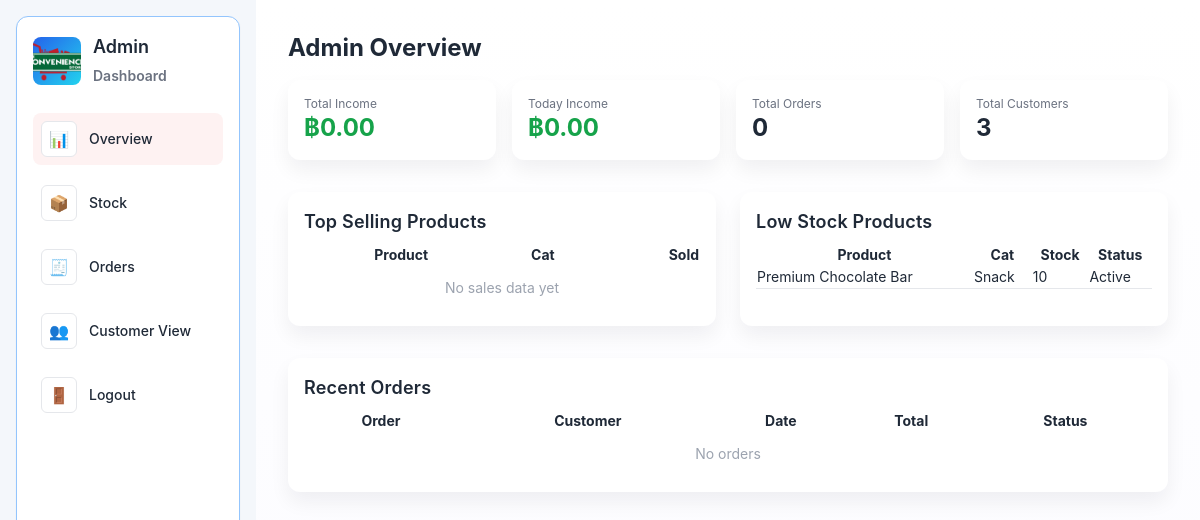
Page /database-Project-convenience-store-main/ADMIN_HOME.php (signed in) on the committed database.
### tables this page shows
CREATE TABLE `products` (
  `product_id` int(11) NOT NULL,
  `product_name` varchar(100) DEFAULT NULL,
  `category` enum('Beverage','Snack','Instant Food','Dairy Product','Frozen Food','Personal Care','Household Item','Stationery','Pet Supply','Other') NOT NULL DEFAULT 'Other',
  `price` decimal(6,2) DEFAULT NULL,
  `stock_qty` int(11) DEFAULT NULL,
  `expiry_date` date DEFAULT NULL,
  `status` enum('Active','Inactive','Out of Stock') NOT NULL DEFAULT 'Active',
  `image_path` varchar(255) DEFAULT NULL
);

### database-Project-convenience-store-main/ADMIN_HOME.php (the view, shortened to what this page needs)
<?php
require_once 'connect.php';
$totalIncome = 0;
$res = $mysqli->query("SELECT IFNULL(SUM(amount_paid),0) AS total FROM payments");
if ($res && $row = $res->fetch_assoc()) $totalIncome = (float)$row['total'];
$todayIncome = 0;
$res = $mysqli->query("SELECT IFNULL(SUM(amount_paid),0) AS total FROM payments WHERE payment_date = CURDATE()");
if ($res && $row = $res->fetch_assoc()) $todayIncome = (float)$row['total'];
$totalOrders = 0;
$res = $mysqli->query("SELECT COUNT(*) AS c FROM orders");
if ($res && $row = $res->fetch_assoc()) $totalOrders = (int)$row['c'];
$totalCustomers = 0;
$res = $mysqli->query("SELECT COUNT(*) AS c FROM users WHERE role = 'Customer'");
if ($res && $row = $res->fetch_assoc()) $totalCustomers = (int)$row['c'];
$topProducts = [];
$lowStock = [];
$q = "SELECT product_id,product_name,category,stock_qty,status
      FROM products WHERE stock_qty <= 10 ORDER BY stock_qty ASC LIMIT 10";
$res = $mysqli->query($q);
if ($res) while ($row = $res->fetch_assoc()) $lowStock[] = $row;
$recentOrders = [];
?>
<!DOCTYPE html>
<html lang="en">
<head>
    <link rel="stylesheet" href="css/style.css" />
    <script src="https://cdn.tailwindcss.com"></script>
</head>
<body class="min-h-screen antialiased text-gray-800">
<div class="flex min-h-screen">
<aside class="w-64 bg-sidebar p-4 sticky top-0 h-screen overflow-y-auto">
    <div class="bg-white border border-blue-300 rounded-xl p-4 shadow-sm flex flex-col h-full">
        <div class="flex items-center gap-3 mb-6">
            <div class="w-12 h-12 rounded-lg bg-gradient-to-br from-blue-600 to-cyan-400 flex items-center justify-center">
                <img src="asset/2960679-2182.png" class="w-full h-full object-cover rounded-lg" />
            </div>
            <div>
                <div class="text-lg font-semibold">Admin<br/><span class="text-sm text-gray-500">Dashboard</span></div>
            </div>
        </div>
        <nav class="flex-1">
            <ul class="space-y-3">
                <li class="bg-red-50 rounded-lg">
                    <a href="ADMIN_HOME.php" class="flex items-center gap-3 px-2 py-2 hover:bg-gray-50">
                        <span class="w-9 h-9 flex items-center justify-center rounded-md bg-white border">📊</span>
                        <span class="text-sm font-medium">Overview</span>
                    </a>
                </li>
                <li>
                    <a href="ADMIN_STOCK.php" class="flex items-center gap-3 px-2 py-2 hover:bg-gray-50">
                        <span class="w-9 h-9 flex items-center justify-center rounded-md bg-white border">📦</span>
                        <span class="text-sm font-medium">Stock</span>
                    </a>
                </li>
                <li>
                    <a href="ADMIN_ORDERS.php" class="flex items-center gap-3 px-2 py-2 hover:bg-gray-50">
                        <span class="w-9 h-9 flex items-center justify-center rounded-md bg-white border">🧾</span>
                        <span class="text-sm font-medium">Orders</span>
                    </a>
                </li>
                <li>
                    <a href="ADMIN_CUSTOMERS.php" class="flex items-center gap-3 px-2 py-2 hover:bg-gray-50">
                        <span class="w-9 h-9 flex items-center justify-center rounded-md bg-white border">👥</span>
                        <span class="text-sm font-medium">Customer View</span>
                    </a>
                </li>
                <li>
                    <a href="#" onclick="confirmLogout()" class="flex items-center gap-3 px-2 py-2 hover:bg-gray-50">
                        <span class="w-9 h-9 flex items-center justify-center rounded-md bg-white border">🚪</span>
                        <span class="text-sm font-medium">Logout</span>
                    </a>
                </li>
            </ul>
        </nav>
    </div>
</aside>
<div class="flex-1 p-8">
    <div class="max-w-screen-xl mx-auto">
        <h1 class="text-2xl font-bold mb-4">Admin Overview</h1>
        <div class="grid grid-cols-1 md:grid-cols-4 gap-4 mb-8">
            <div class="bg-white rounded-xl p-4 shadow-card">
                <div class="text-xs text-gray-500">Total Income</div>
                <div class="text-2xl text-green-600 font-bold">฿<?= number_format($totalIncome, 2) ?></div>
            </div>
            <div class="bg-white rounded-xl p-4 shadow-card">
                <div class="text-xs text-gray-500">Today Income</div>
                <div class="text-2xl text-green-600 font-bold">฿<?= number_format($todayIncome, 2) ?></div>
            </div>
            <div class="bg-white rounded-xl p-4 shadow-card">
                <div class="text-xs text-gray-500">Total Orders</div>
                <div class="text-2xl font-bold"><?= $totalOrders ?></div>
            </div>
            <div class="bg-white rounded-xl p-4 shadow-card">
                <div class="text-xs text-gray-500">Total Customers</div>
                <div class="text-2xl font-bold"><?= $totalCustomers ?></div>
            </div>
        </div>
        <div class="grid grid-cols-1 lg:grid-cols-2 gap-6">
            <div class="bg-white p-4 shadow-card rounded-xl">
                <h2 class="text-lg font-semibold mb-2">Top Selling Products</h2>
                <table class="w-full text-sm">
                    <thead><tr><th>Product</th><th>Cat</th><th class="text-right">Sold</th></tr></thead>
                    <tbody>
                        <?php if (empty($topProducts)): ?>
                            <tr><td colspan="3" class="text-center py-3 text-gray-400">No sales data yet</td></tr>
                        <?php else: foreach ($topProducts as $p): ?>
                            <tr class="border-b">
                                <td><?= htmlspecialchars($p['product_name']) ?></td>
                                <td class="text-gray-500"><?= $p['category'] ?></td>
                                <td class="text-right font-semibold"><?= $p['qty_sold'] ?></td>
                            </tr>
                        <?php endforeach; endif; ?>
                    </tbody>
                </table>
            </div>
            <div class="bg-white p-4 shadow-card rounded-xl">
                <h2 class="text-lg font-semibold mb-2">Low Stock Products</h2>
                <table class="w-full text-sm">
                    <thead>
                        <tr><th>Product</th><th>Cat</th><th>Stock</th><th>Status</th></tr>
                    </thead>
                    <tbody>
                    <?php if (empty($lowStock)): ?>
                        <tr><td colspan="4" class="text-center text-gray-400 py-3">No low stock</td></tr>
                    <?php else: foreach ($lowStock as $p): ?>
                        <tr class="border-b">
                            <td><?= $p['product_name'] ?></td>
                            <td><?= $p['category'] ?></td>
                            <td><?= $p['stock_qty'] ?></td>
                            <td><?= $p['status'] ?></td>
                        </tr>
                    <?php endforeach; endif; ?>
                    </tbody>
                </table>
            </div>
        </div>
        <div class="bg-white mt-8 p-4 shadow-card rounded-xl">
            <h2 class="text-lg font-semibold mb-2">Recent Orders</h2>
            <table class="w-full text-sm">
                <thead>
                    <tr><th>Order</th><th>Customer</th><th>Date</th><th>Total</th><th>Status</th></tr>
                </thead>
                <tbody>
                <?php if (empty($recentOrders)): ?>
                    <tr><td colspan="5" class="text-center py-3 text-gray-400">No orders</td></tr>
                <?php else: foreach ($recentOrders as $o): ?>
                    <tr class="border-b">
                        <td>#<?= $o['order_id'] ?></td>
                        <td><?= $o['username'] ?></td>
                        <td><?= $o['order_date'] ?></td>
                        <td class="text-right">฿<?= number_format($o['total_amount'],2) ?></td>
                        <td><?= $o['status'] ?></td>
                    </tr>
                <?php endforeach; endif; ?>
                </tbody>
            </table>
        </div>
    </div>
</div>
</div>
</body>
</html>

### database-Project-convenience-store-main/css/style.css (style rules this page uses)
* { box-sizing: border-box; }
html, body { height: 100%; }
body { margin: 0; font-family: -apple-system, BlinkMacSystemFont, 'Segoe UI', Roboto, 'Helvetica Neue', Arial; background: linear-gradient(180deg, #f7f9fc 0%, #eef2f6 100%); color: #222; -webkit-font-smoothing: antialiased; -moz-osx-font-smoothing: grayscale; }
h2 { margin: 4px 0 18px; font-size: 20px; letter-spacing: 0.2px; }
a { color: #1f5fe0; text-decoration: none; }
.grid { display: grid; grid-template-columns: repeat(auto-fill, minmax(120px, 1fr)); gap: 18px; }
body { font-family: Inter, system-ui, sans-serif; background: linear-gradient(180deg,#fff 0%, #fbfbff 100%); }
@media (min-width: 900px) { .grid { grid-template-columns: repeat(4, 1fr); } }

### rows in the picture
products: product_name "Premium Chocolate Bar", category "Snack", stock_qty "10", status "Active"

### other values in the picture
$totalIncome "0.00"
$todayIncome "0.00"
$totalOrders "0"
$totalCustomers "3"
